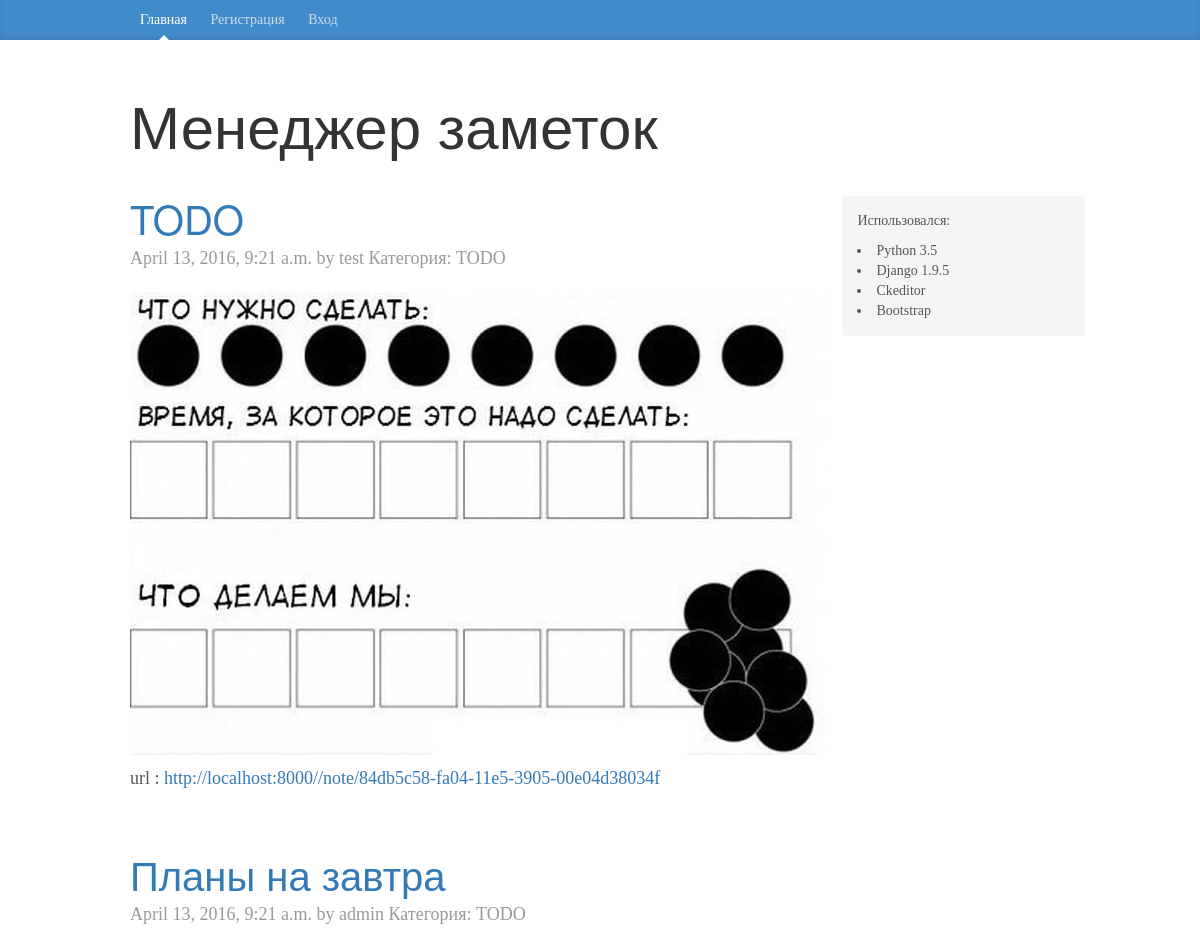
The app's page / (upper part), older data.
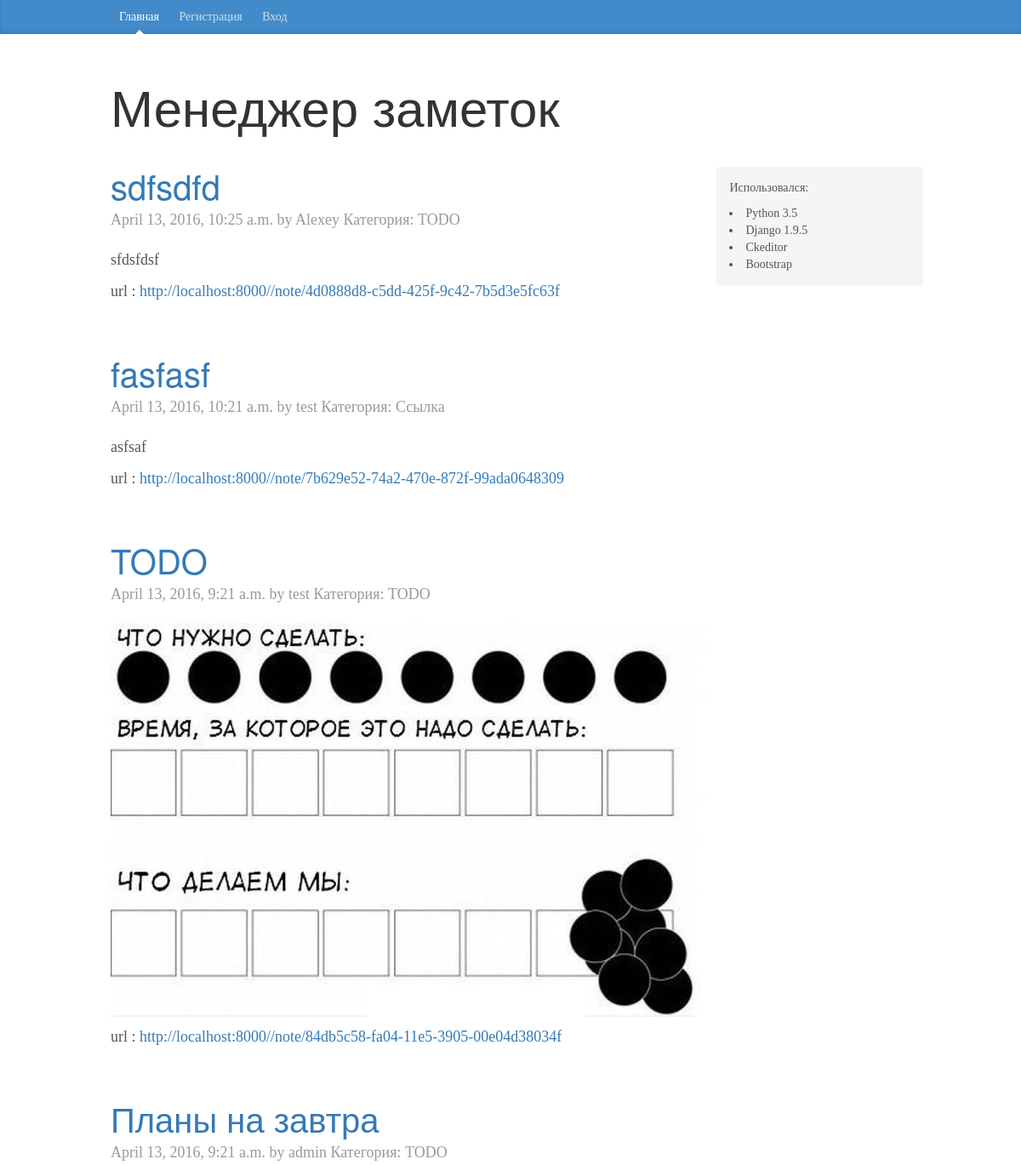
The same page, newer data.
### notes/models.py (models this page shows, shortened)
class Notes(models.Model):
    class Meta:
        db_table = 'Notes'
        verbose_name_plural = "Заметки"
    id = models.UUIDField(primary_key=True, default=uuid.uuid4, editable=False)
    title = models.CharField(max_length=150)
    text = RichTextField(null=True, blank=True)
    date_added = models.DateTimeField(auto_now_add=True)
    date_modified = models.DateTimeField(auto_now=True)
    author = models.ForeignKey(settings.AUTH_USER_MODEL, default=1)
    favorites = models.BooleanField(default=False)
    category = models.ForeignKey(Category, blank=True,
                                 null=True, related_name='cat')
    publish = models.BooleanField(default=False)

class Category(MPTTModel):
    class Meta():
        db_table = 'Category'
        verbose_name_plural = "Категории"
        verbose_name = "Категория"
        ordering = ('tree_id', 'level')
    name = models.CharField(max_length=150)
    parent = TreeForeignKey('self', null=True, blank=True,
                            related_name='children',
                            verbose_name='parent class')
    def __str__(self):
        return self.name
    class MPTTMeta:
        order_insertion_py = ['name']

### notes/views.py (the view)
# urls.py: url(r'^$', notes.views.notes),
def notes(request, first='-date_modified', second='title'):
    args = {
        'notes': Notes.objects.filter(publish=True).order_by(first, second)
            .select_related('category', 'author'),
        'category_all': Category.objects.all()
    }
    return render(request, 'notes.html', args)

### notes/templates/notes.html (shortened to what this page needs)
{% extends 'main.html' %}
{% load staticfiles %}
{% block content %}
{% for note in notes %}
<div class="blog-post">
    <h2 class="blog-post-title"><a href="{% url 'note' note.id %}"> {{ note.title }}</a>
    </h2>
    <p class="blog-post-meta"> {{ note.date_modified }} by {{ note.author.username }}
    Категория: {{note.category}}</p>
    <P> {{note.text | safe}}</P>
    {% if note.publish %}
    <p> url : <a href="{% url 'note' note.id %}">http://localhost:8000/{% url 'note' note.id %}</a></p>
    {% endif %}
</div>
{% endfor %}
{% endblock %}

Row changes from the older to the newer data that the page shows:
added Notes: title "sdfsdfd", date_modified "April 13, 2016, 10:25 a.m.", author.username "Alexey", category "TODO", text "sfdsfdsf", id "/note/4d0888d8-c5dd-425f-9c42-7b5d3e5fc63f"
added Notes: title "fasfasf", date_modified "April 13, 2016, 10:21 a.m.", author.username "test", category "Ссылка", text "asfsaf", id "/note/7b629e52-74a2-470e-872f-99ada0648309"
